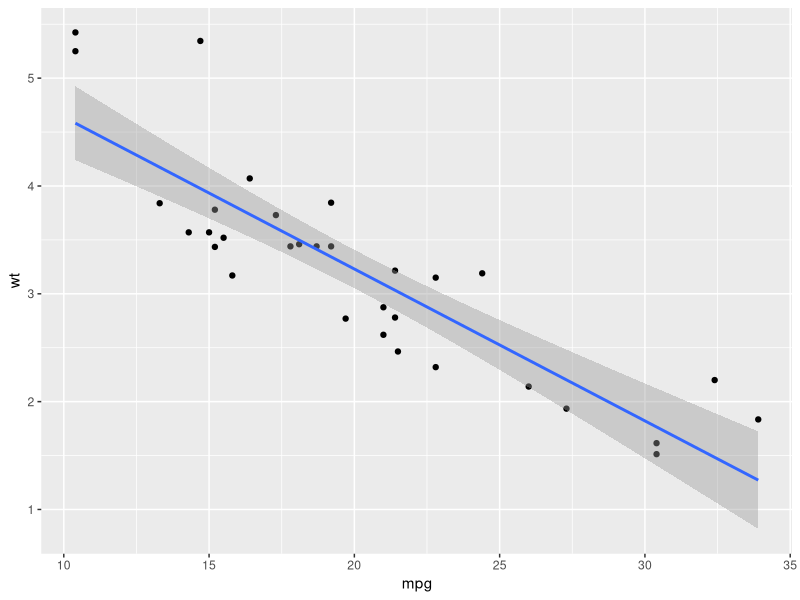

Here is the R script that generated this plot:
# SETUP: library(ggplot2)
# NL: using mtcars, make a scatter plot of mpg vs wt and add a smoothed regression line
library(ggplot2)
ggplot(mtcars, aes(x = mpg, y = wt)) + geom_point() + geom_smooth(method = "lm")
